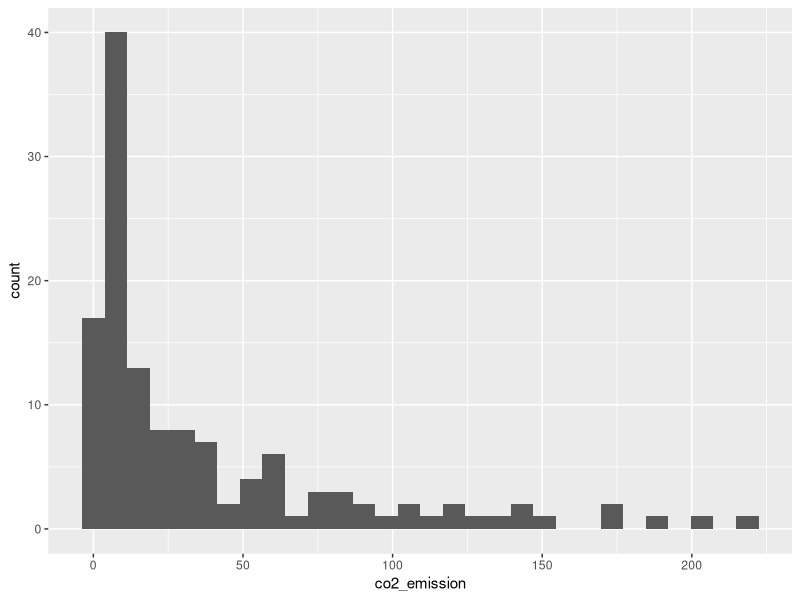
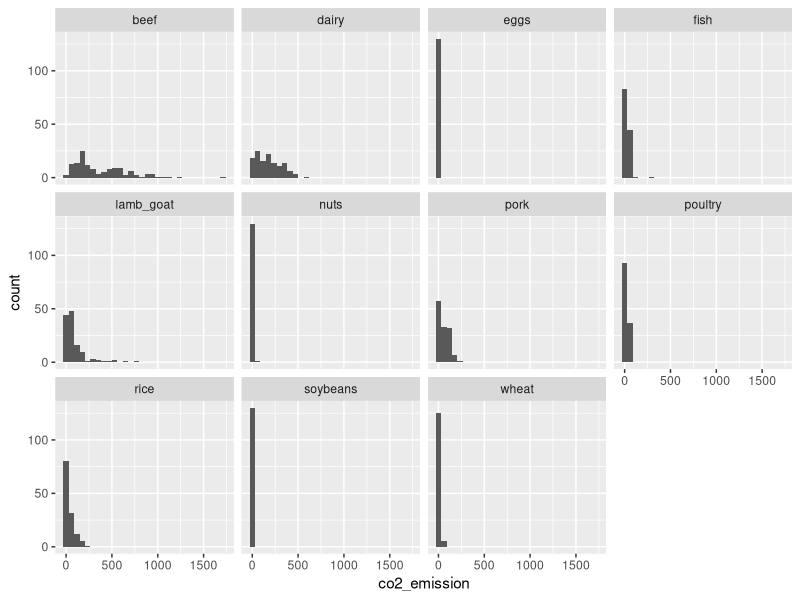
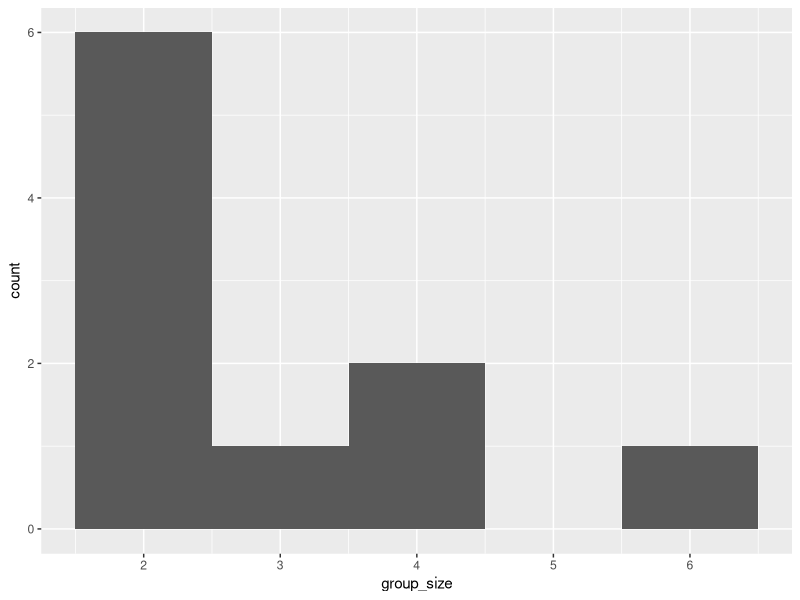
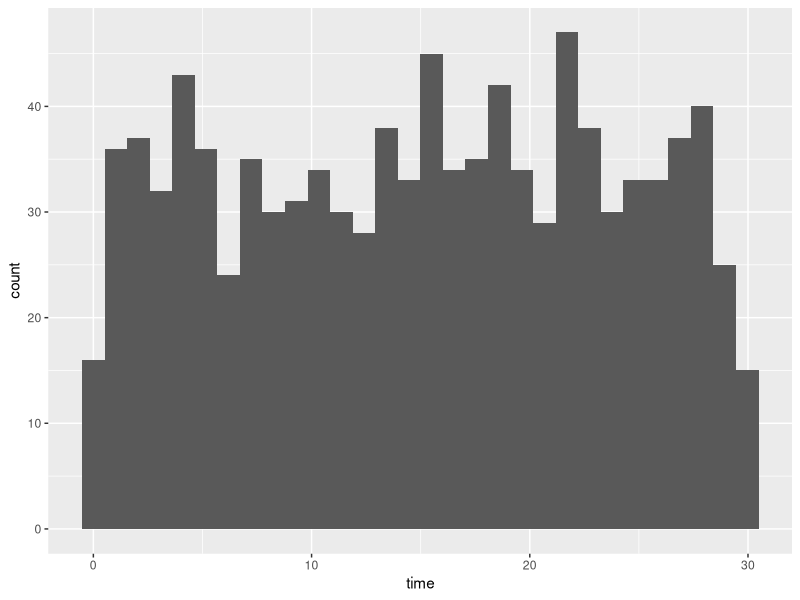
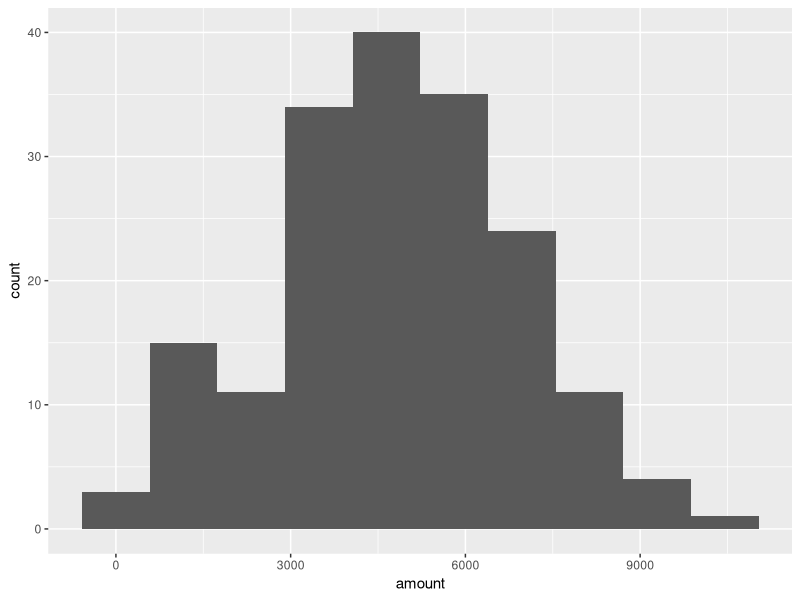
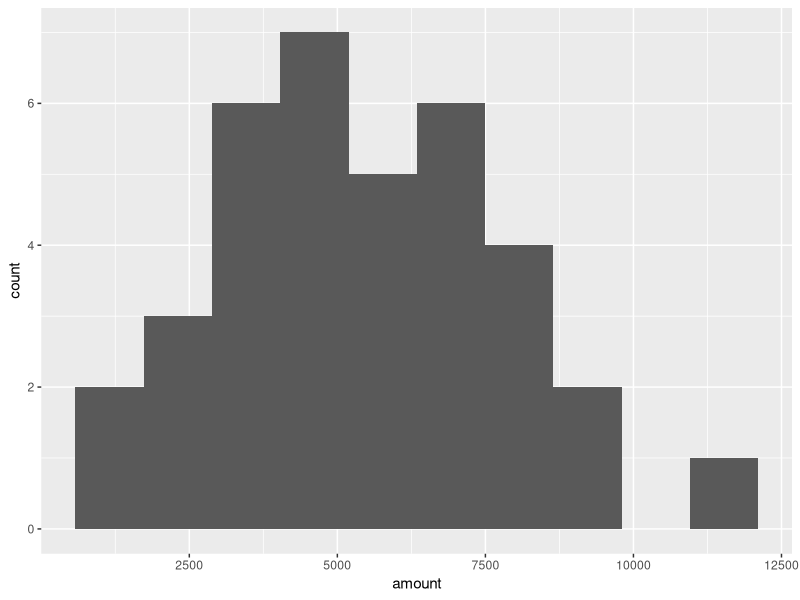
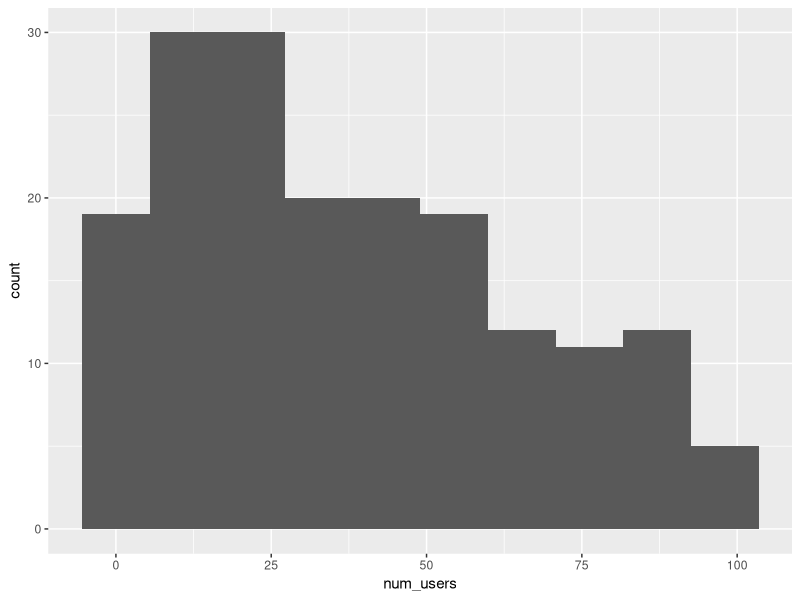
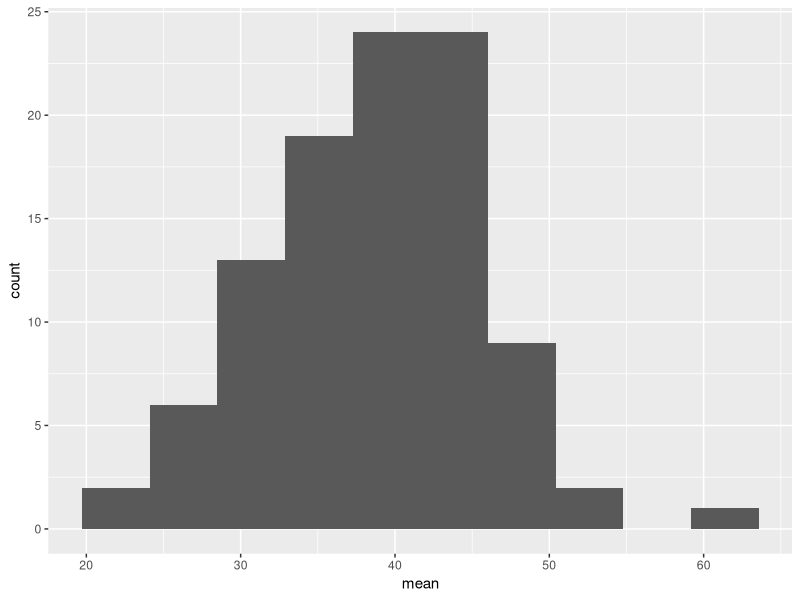

These charts were generated, in order, by the following R code:
## ---- chunk 1
library(readr)
library(dplyr)
library(tidyr)
food_carbon_footprint <- read_csv("food-carbon-footprint-index-2018-nu3-en.csv")

# pivot_longer and pivot_wider to tidy dataset to ease the analysis
food_consumption <- food_carbon_footprint %>%
  select(
    -total_animal_co2_emission,
    -total_non_animal_co2_emission,
    -diff_animal_non_animal
  ) %>%
  pivot_longer(
    cols = ends_with("consumption") | ends_with("emission"),
    names_to = c("food_category", "type"),
    names_pattern = "([^\r\n\t\f\v ]*?)_.?(co2_emission|consumption)"
  ) %>%
  pivot_wider(
    names_from = c(type)
  )
food_consumption %>% print(n = 30)
## ---- chunk 2
library(ggplot2)

belgium_consumption <- food_consumption %>%
  filter(country == "Belgium")

# Filter for USA
usa_consumption <- food_consumption %>%
  filter(country == "USA")

# Calculate mean and median consumption in Belgium
mean(belgium_consumption$consumption)
median(belgium_consumption$consumption)

# Calculate mean and median consumption in USA
mean(usa_consumption$consumption)
median(usa_consumption$consumption)

food_consumption %>%
  # Filter for Belgium and USA
  filter(country %in% c("Belgium", "USA")) %>%
  # Group by country
  group_by(country) %>%
  # Get mean_consumption and median_consumption
  summarize(mean_consumption = mean(consumption),
      median_consumption = median(consumption))
## ---- chunk 3
food_consumption %>%
  # Filter for rice food category
  filter(food_category == "rice") %>%
  # Create histogram of co2_emission
  ggplot(aes(x = co2_emission)) +
    geom_histogram()

food_consumption %>%
  # Filter for rice food category
  filter(food_category == "rice") %>% 
  # Get mean_co2 and median_co2
  summarize(mean_co2 = mean(co2_emission),
            median_co2 = median(co2_emission))
## ---- chunk 4
# Calculate the quartiles of co2_emission
quantile(food_consumption$co2_emission)

# Calculate the six quantiles that split up
# the data into 5 pieces (quintiles) of the
# co2_emission column of food_consumption.
quantile(food_consumption$co2_emission, probs = c(0, 0.2, 0.4, 0.6, 0.8, 1))

# Calculate the deciles of co2_emission
quantile(food_consumption$co2_emission, probs = c(0, 0.1, 0.2, 0.3, 0.4, 0.5, 0.6, 0.7, 0.8, 0.9, 1))
## ---- chunk 5
# Calculate variance and sd of co2_emission for each food_category
food_consumption %>% 
  group_by(food_category) %>%
  summarize(var_co2 = var(co2_emission),
     sd_co2 = sd(co2_emission))

# Plot food_consumption with co2_emission on x-axis
ggplot(food_consumption, aes(x = co2_emission)) +
  # Create a histogram
  geom_histogram() +
  # Create a separate sub-graph for each food_category
  facet_wrap(~ food_category)
## ---- chunk 6
# IQR Interquartile range

# Calculate total co2_emission per country: emissions_by_country
emissions_by_country <- food_consumption %>%
  group_by(country) %>%
  summarize(total_emission = sum(co2_emission))

emissions_by_country

# Compute the first and third quartiles and IQR of total_emission
q1 <- quantile(emissions_by_country$total_emission, 0.25)
q3 <- quantile(emissions_by_country$total_emission, 0.75)
iqr <- q3 - q1

# Calculate the lower and upper cutoffs for outliers
lower <- q1 - 1.5 * iqr
upper <- q3 + 1.5 * iqr

# Filter emissions_by_country to find outliers
emissions_by_country %>%
  filter(total_emission < lower | total_emission > upper)
## ---- chunk 7
library(readr)
amir_deals <- read_csv("amir_deals.csv")

# Count the deals for each product
amir_deals %>%
  count(product)

# Calculate probability of picking a deal with each product
amir_deals %>%
  count(product) %>%
  mutate(prob = n / sum(n))
## ---- chunk 8
# Set random seed to 31
set.seed(31)

# Sample 5 deals without replacement
amir_deals %>%
  sample_n(5)

# Sample 5 deals with replacement
amir_deals %>%
  sample_n(5, replace = TRUE)
## ---- chunk 9
group_id <- c("A", "B", "C", "D", "E", "F", "G", "H", "I", "j")
group_size <- c(2, 4, 6, 2, 2, 2, 3, 2, 4, 2)
restaurant_groups <- data.frame(group_id, group_size)

# Create a histogram of group_size
ggplot(restaurant_groups, aes(x = group_size)) +
  geom_histogram(bins = 5)

# Create probability distribution
size_distribution <- restaurant_groups %>%
  # Count number of each group size
  count(group_size) %>%
  # Calculate probability
  mutate(probability = n / sum(n))

size_distribution

# Calculate expected group size
expected_val <- sum(size_distribution$probability *
                      size_distribution$group_size)
expected_val

# Calculate probability of picking group of 4 or more
size_distribution %>%
  # Filter for groups of 4 or larger
  filter(group_size >= 4) %>%
  # Calculate prob_4_or_more by taking sum of probabilities
  summarize(prob_4_or_more = sum(probability))
## ---- chunk 10
# Min and max wait times for back-up that happens every 30 min
min <- 0
max <- 30

# Calculate probability of waiting less than 5 mins
prob_less_than_5 <- punif(5, min, max)
prob_less_than_5

# Calculate probability of waiting more than 5 mins
prob_greater_than_5 <- punif(5, min, max, lower.tail = FALSE)
prob_greater_than_5

# Calculate probability of waiting 10-20 mins
prob_between_10_and_20 <- punif(20, min, max) - punif(10, min, max)
prob_between_10_and_20
## ---- chunk 11
# Vector from 1 to 1000 using sec create a sequence
simulation_nb <- seq(1, 1000)
wait_times <- as_tibble(data.frame(simulation_nb))
wait_times
# Set random seed to 334
set.seed(334)

# Generate 1000 wait times between 0 and 30 mins, save in time column
wait_times %>%
  mutate(time = runif(1000, min = 0, max = 30)) %>%
  # Create a histogram of simulated times
  ggplot(aes(x = time)) +
  geom_histogram()
## ---- chunk 12
# Set random seed to 10
set.seed(10)

# Simulate a single deal
rbinom(1, 1, 0.3)

# Simulate 1 week of 3 deals
rbinom(1, 3, 0.3)

# Simulate 52 weeks of 3 deals
deals <- rbinom(52, 3, 0.3)
table(deals)
length(deals)

# Calculate mean deals won per week
mean(deals)

# Probability of closing 3 out of 3 deals
dbinom(3, 3, 0.3)

# Probability of closing <= 1 deal out of 3 deals
pbinom(1, 3, 0.3)

# Probability of closing > 1 deal out of 3 deals
pbinom(1, 3, 0.3, lower.tail = FALSE)
# same as 1 - pbinom(1, 3, 0.3)
## ---- chunk 13
# Expected number won with 30% win rate
won_30pct <- 3 * 0.3
won_30pct

# Expected number won with 25% win rate
won_25pct <- 3 * 0.25
won_25pct

# Expected number won with 35% win rate
won_35pct <- 3 * 0.35
won_35pct
## ---- chunk 14
# Histogram of amount with 10 bins
ggplot(amir_deals, aes(x = amount)) + geom_histogram(bins = 10)

# Probability of deal < 7500
pnorm(7500, mean = 5000, sd = 2000)

# Probability of deal > 1000
pnorm(1000, mean = 5000, sd = 2000, lower.tail = FALSE)

# Probability of deal between 3000 and 7000
pnorm(7000, mean = 5000, sd = 2000) - pnorm(3000, mean = 5000, sd = 2000)

# Calculate amount that 75% of deals will be more than
qnorm(0.75, mean = 5000, sd = 2000, lower.tail = FALSE)
## ---- chunk 15
# Sales to increase by 20%, standard deviation (volatility) 30% up
new_sales <- data.frame(seq(1, 36))

# Calculate new average amount
new_mean <- 5000 * 1.2

# Calculate new standard deviation
new_sd <- 2000 * 1.3

# Simulate 36 sales
new_sales <- new_sales %>%
  mutate(amount = rnorm(36, mean = new_mean, sd = new_sd))

# Create histogram with 10 bins
ggplot(new_sales, aes(x = amount)) + geom_histogram(bins = 10)

# Which market is better if we measure % of sales over $1000
pnorm(1000, mean = 5000, sd = 2000, lower.tail = FALSE)
pnorm(1000, mean = new_mean, sd = new_sd, lower.tail = FALSE)
# about the same
## ---- chunk 16
# Create a histogram of num_users
ggplot(amir_deals, aes(x = num_users)) + geom_histogram(bins = 10)

# Set seed to 104
set.seed(104)

# Sample 20 num_users with replacement from amir_deals
sample(amir_deals$num_users, 20, replace = TRUE) %>%
  # Take mean
  mean()

# Repeat the above 100 times
sample_means <- replicate(100, sample(
  amir_deals$num_users, size = 20, replace = TRUE
) %>% mean())

# Create data frame for plotting
samples <- data.frame(mean = sample_means)

# Histogram of sample means
ggplot(samples, aes(x = mean)) + geom_histogram(bins = 10)
## ---- chunk 17
# Estimate the mean by taking several random samples of deals,
# since it is much easier than collecting data for everyone
all_deals <- read_csv("all_deals.csv")

# Set seed to 321
set.seed(321)

# Take 30 samples of 20 values of num_users, take mean of each sample
sample_means <- replicate(30, sample(all_deals$num_users, size = 20) %>% mean())

# Calculate mean of sample_means
mean(sample_means)

# Calculate mean of num_users in amir_deals
mean(amir_deals$num_users)
## ---- chunk 18
# What's the probability that Amir responds to 5 leads in a day, given that he responds to an average of 4?
dpois(5, lambda = 4)

# Amir's coworker responds to an average of 5.5 leads per day. What is the probability that she answers 5 leads in a day?
dpois(5, lambda = 5.5)

# What's the probability that Amir responds to 2 or fewer leads in a day?
# <=
ppois(2, lambda = 4)

# What's the probability that Amir responds to more than 10 leads in a day?
# >
ppois(10, lambda = 4, lower.tail = FALSE)
## ---- chunk 19
# Amir takes an average of 2.5 hours to respond
# What's the probability it takes Amir less than an hour to respond to a lead?
pexp(1, rate = 2 / 5)

# Probability response takes > 4 hours
pexp(4, rate = 2 / 5, lower.tail = FALSE)

# What's the probability it takes Amir 3-4 hours to respond to a lead?
pexp(4, rate = 2 / 5) - pexp(3, rate = 2 / 5)

